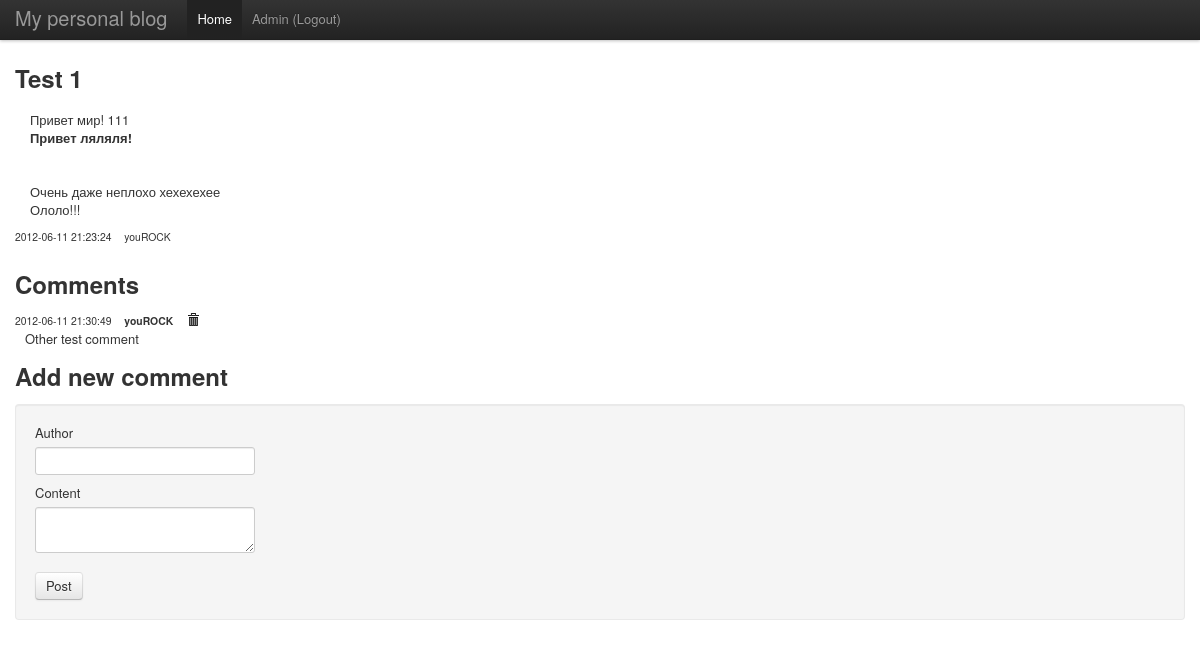
Page /?act=view-entry&id=3 (signed in) on the committed database.
### tables this page shows
CREATE TABLE `entry` (
  `id` int(11) unsigned NOT NULL AUTO_INCREMENT,
  `author` varchar(255) DEFAULT NULL,
  `date` int(11) DEFAULT NULL,
  `header` varchar(255) DEFAULT NULL,
  `content` longtext,
  PRIMARY KEY (`id`)
);

CREATE TABLE `comment` (
  `id` int(11) unsigned NOT NULL AUTO_INCREMENT,
  `entry_id` int(11) DEFAULT NULL,
  `date` int(11) DEFAULT NULL,
  `author` varchar(255) DEFAULT NULL,
  `content` text,
  PRIMARY KEY (`id`),
  KEY `entry_id` (`entry_id`)
);

### templates/entry.php (the view, shortened to what this page needs)
<?php require('header.php') ?>
<h2><?=$ENTRY['header']?></h2>
<p class="content"><?=$ENTRY['content']?></p>
<div class="comments">
    <span class="date"><?=$ENTRY['date']?></span>
    <span class="author"><?=$ENTRY['author']?></span>
</div>
<h2>Comments</h2>
<?php foreach ($comments as $row): ?>
<div class="comment">
    <div class="comment-header">
        <span class="date"><?=$row['date']?></span>
        <span class="author"><b><?=$row['author']?></b></span>
        <?php if (IS_ADMIN): ?>
        <a href="?act=delete-comment&entry_id=<?=$ENTRY['id']?>&id=<?=$row['id']?>"><i class="icon-trash"></i></a>
        <?php endif ?>
    </div>
    <p class="comment-content"><?=$row['content']?></p>
</div>
<?php endforeach ?>
<h2>Add new comment</h2>
<form action="?act=do-new-comment" method="POST" class="well">
    <label>Author</label>
    <input name="author" type="text" />
    <label>Content</label>
    <textarea name="content"></textarea>
    <div style="padding-top: 10px;">
        <button type="submit" class="btn">
            Post
        </button>
    </div>
</form>
<?php require('footer.php') ?>

### templates/header.php (style rules this page uses)
body { padding-top: 60px; }

### templates/entry.php (style rules this page uses)
.comments { font-size: 0.8em; margin-bottom: 20px; }
.comment-header { font-size: 0.8em; }
.comment-content { padding-left: 10px; margin-bottom: 10px; }
.date, .author { margin-right: 10px; }
.content { padding-top: 5px; padding-left: 15px; }
h2 { margin-bottom: 10px; }

### rows in the picture
entry: header "Test 1", author "youROCK"
comment: date "2012-06-11 21:30:49", author "youROCK", content "Other test comment"

### other values in the picture
$ENTRY['content'] "Привет мир! 111 Привет ляляля! Очень даже неплохо хехехехее Ололо!!!"
$ENTRY['date'] "2012-06-11 21:23:24"
